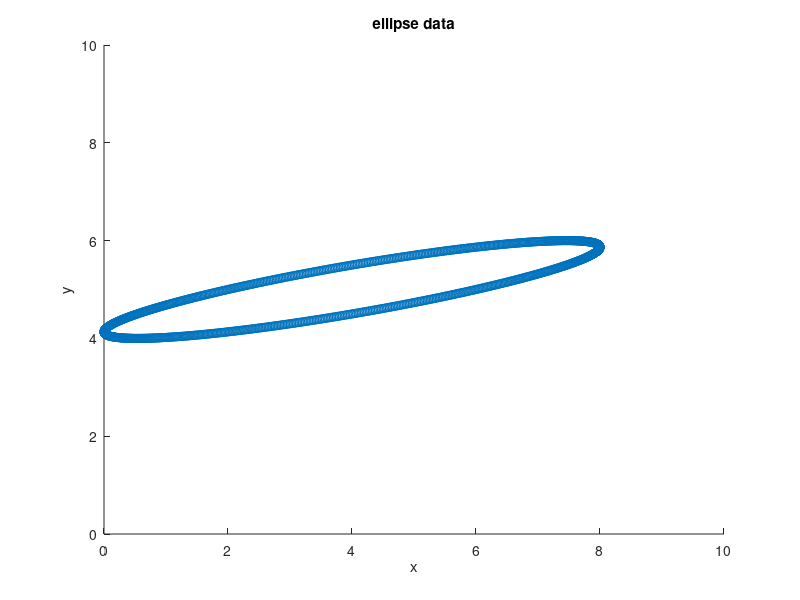
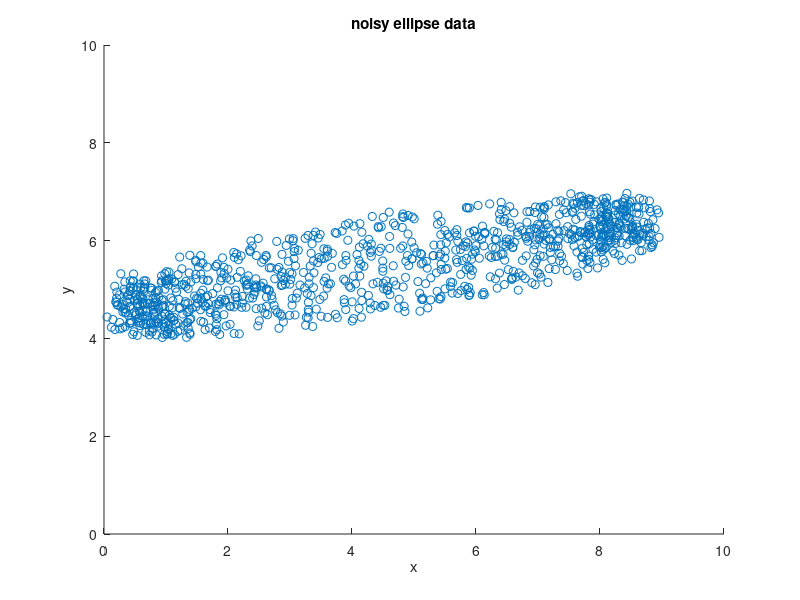
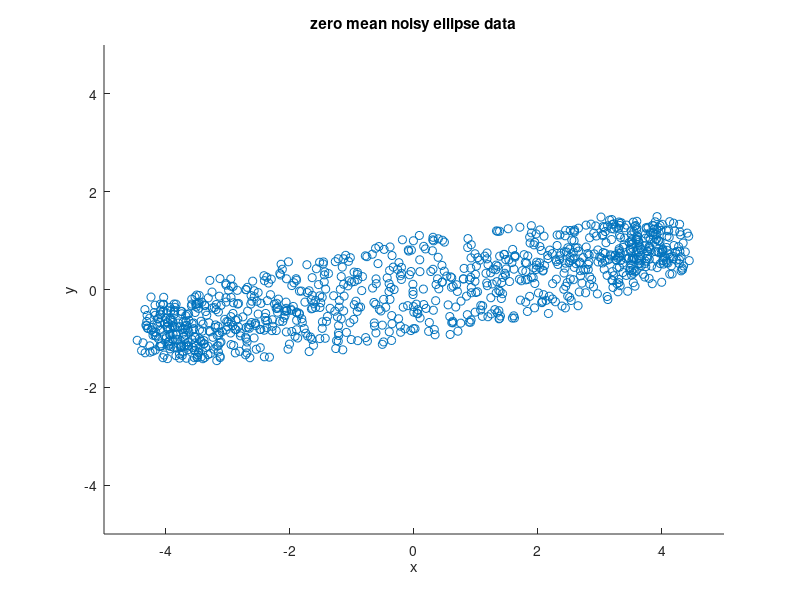
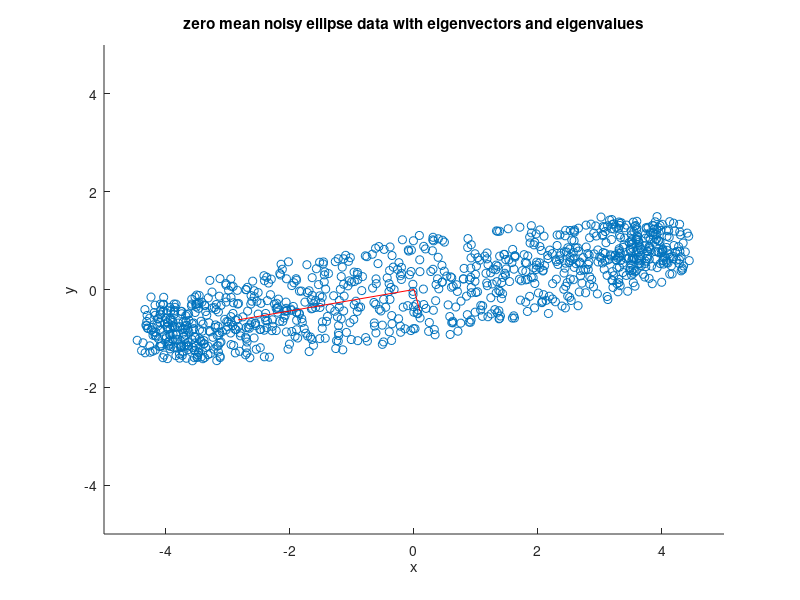

MATLAB code for these plots, in order:
close all

 t = linspace(0,2*pi,1000);
 theta0 = pi/3;
 a=4;
 b=1;
 x = a*sin(t+theta0) + 4;
 y = b*cos(t) + 5;
 

figure
scatter(x(:), y(:))
xlim([0,10])
ylim([0,10])
title('ellipse data');
xlabel('x');
ylabel('y');

%add noise to the data
x1 = x(:) + rand([numel(x(:)) 1]);
y1 = y(:) + rand([numel(y(:)) 1]);
figure
scatter(x1, y1)
xlim([0,10])
ylim([0,10])
title('noisy ellipse data');
xlabel('x');
ylabel('y');

%surf(x, y, z) 

%collect as data
data = [x1, y1];

%do pca
%1. find mean
mean1 = mean(data);
%2. subtract mean
data_mean = data - repmat(mean1, [numel(x1), 1]);

figure
scatter(data_mean(:,1), data_mean(:,2))
xlim([-5,5])
ylim([-5,5])
title('zero mean noisy ellipse data');
xlabel('x');
ylabel('y');

%3. construct covariance matrix
covMatrix = cov(data_mean);

% find the (diagonal matrix of) eigenvalues
% and eigenvectors of the covariance matrix
[eigenvectors, diagonal] = eig(covMatrix);
% the columns are the eigenvectors

%visualize the eigenvectors and eigenvalues
figure
scatter(data_mean(:,1), data_mean(:,2))
hold on
xlim([-5,5])
ylim([-5,5])
title('zero mean noisy ellipse data with eigenvectors and eigenvalues');
xlabel('x');
ylabel('y');
point1 = sqrt(diagonal(1,1)) * eigenvectors(:, 1);
point2 = sqrt(diagonal(2,2)) * eigenvectors(:, 2);
line([0, point1(1)], [0, point1(2)], 'color', 'r');
line([0, point2(1)], [0, point2(2)], 'color', 'r');

%take the maximum two eigenvalues' indexes as principal components and 
% their eigenvectors 
[~, maxIndexes] = sort(diag(diagonal), 'descend');
pc1Index = maxIndexes(1);
eigenvector1 = eigenvectors(:, 1);

%project the inputs into the space spanned by the principal components
projectionMatrix = [eigenvector1'];
newData = projectionMatrix * data_mean';

%display projected inputs
figure
scatter(newData(1,:), ones(size(newData)))
title('projected noisy ellipse data');
xlabel('x');
ylabel('y');
xlim([-2,2]);
ylim([-2,2]);